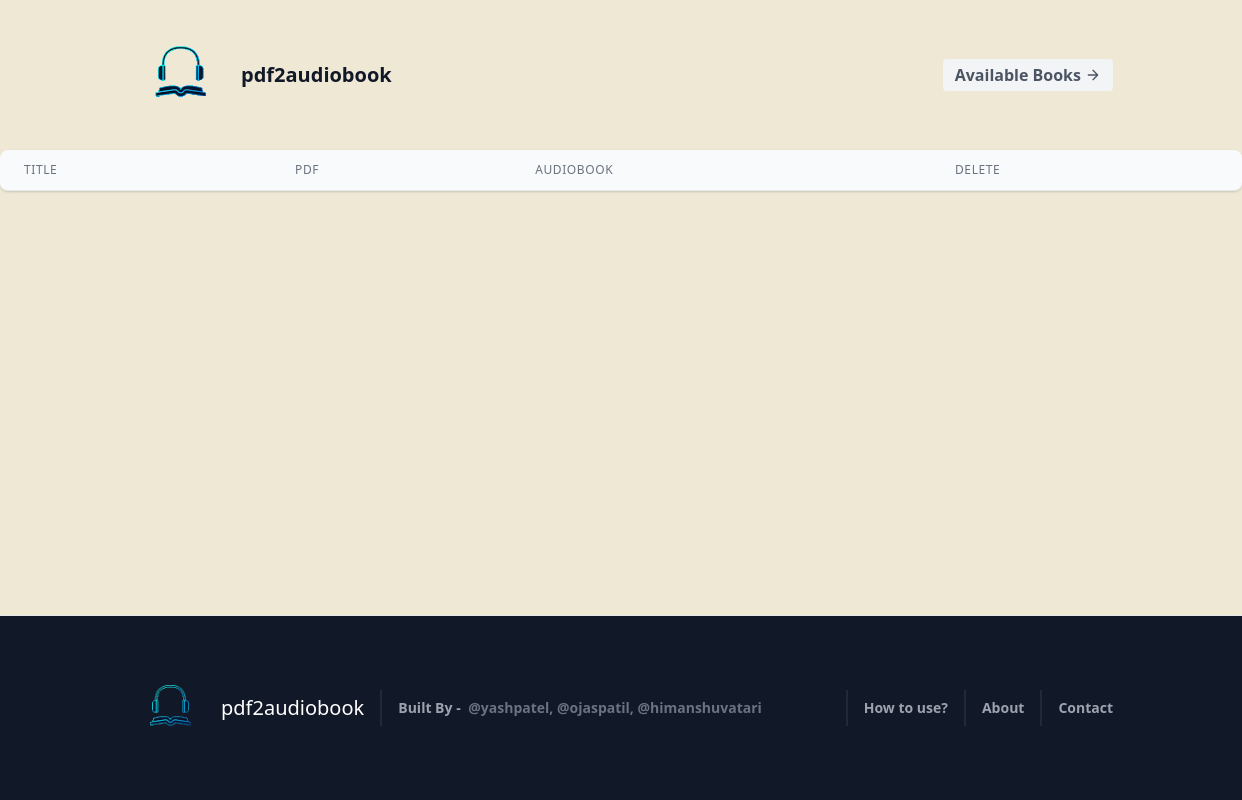
Before: /book/ with the older database file.
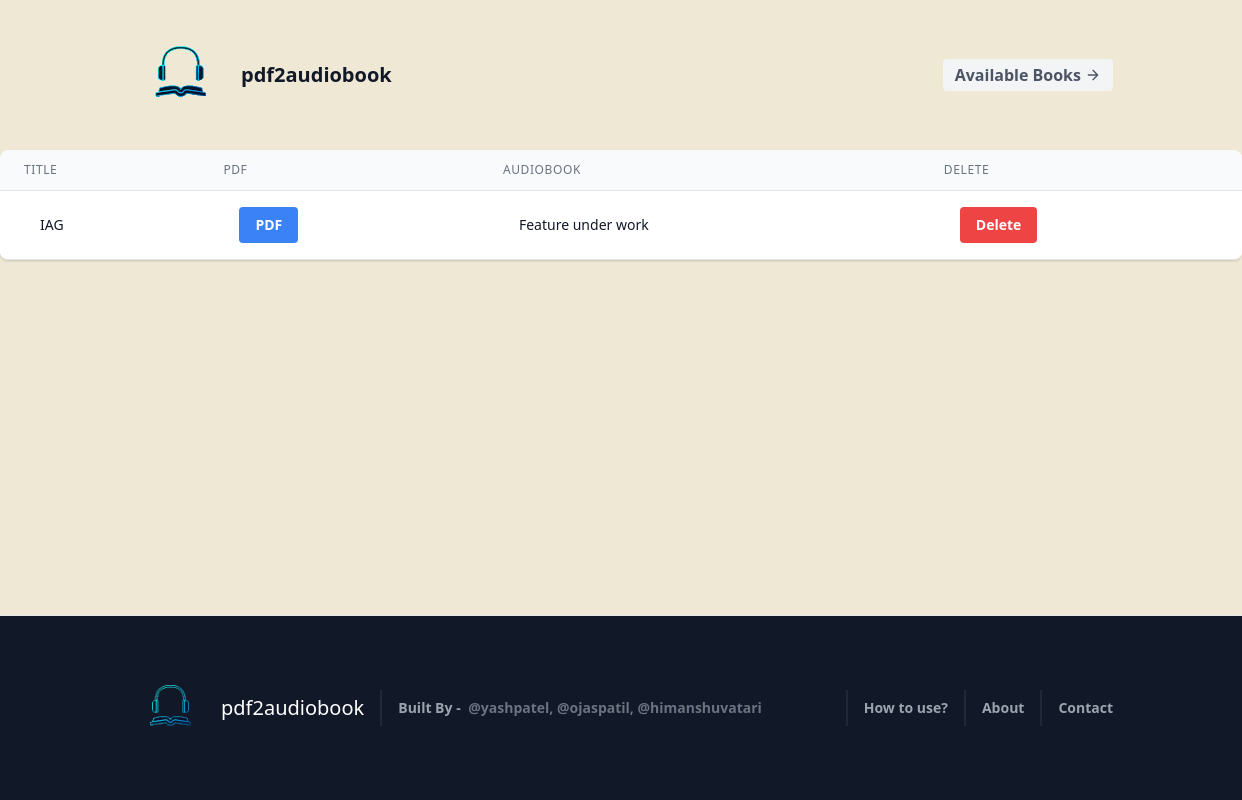
After: the same page with the newer database file.
### convert/models.py (models this page shows, shortened)
class Books(models.Model):
	title = models.CharField(max_length=100)
	file = models.FileField(upload_to='books')
	index = models.CharField(max_length=100, default="0: ")

### convert/views.py (the view)
# urls.py: path('book/', book_list, name = 'book-list'),
def book_list(request):
    books = Books.objects.all()
    return render(request, 'book_list.html', {'books': books})

### templates/book_list.html (shortened to what this page needs)
{% extends 'base.html' %}
{% block content %}
	<div class="flex flex-col">
		<div class="-my-2 overflow-x-auto sm:-mx-6 lg:-mx-8">
		<div class="py-2 align-middle inline-block min-w-full sm:px-6 lg:px-8">
			<div class="shadow overflow-hidden border-b border-gray-200 sm:rounded-lg">
			<table class="min-w-full divide-y divide-gray-200">
				<thead class="bg-gray-50">
				<tr>
					<th scope="col" class="px-6 py-3 text-left text-xs font-medium text-gray-500 uppercase tracking-wider">
						Title
					</th>
					<th scope="col" class="px-6 py-3 text-left text-xs font-medium text-gray-500 uppercase tracking-wider">
						PDF
					</th>
					<th scope="col" class="px-6 py-3 text-left text-xs font-medium text-gray-500 uppercase tracking-wider">
						AudioBook
					</th>
					<th scope="col" class="px-6 py-3 text-left text-xs font-medium text-gray-500 uppercase tracking-wider">
						Delete
					</th>
				</tr>
				</thead>
				<tbody class="bg-white divide-y divide-gray-200">
					{% for book in books %}
						<tr>
							<td class="px-6 py-4 whitespace-nowrap">
								<div class="flex items-center">
									<div class="ml-4">
										<div class="text-sm font-medium text-gray-900">
											{{ book.title }}
										</div>
									</div>
								</div>
							</td>
							<td class="px-6 py-4 whitespace-nowrap">
								<div class="flex items-center">
									<div class="ml-4">
										<a href="/media/{{ book.file }}" target="_blank" class="text-sm font-medium text-gray-900">
											<button class="bg-blue-500 hover:bg-blue-700 text-white font-bold py-2 px-4 rounded">
												PDF
											</button>
										</a>
									</div>
								</div>
							</td>
							<td class="px-6 py-4 whitespace-nowrap">
								<div class="flex items-center">
									<div class="ml-4">
										<div class="text-sm font-medium text-gray-900">
											Feature under work
										</div>
									</div>
								</div>
							</td>
							<td class="px-6 py-4 whitespace-nowrap">
								<div class="flex items-center">
									<div class="ml-4">
										<div class="text-sm font-medium text-gray-900">
											<form action="{% url 'book-delete' book.pk %}" method="post">
												<button type="submit" class="bg-red-500 hover:bg-red-700 text-white font-bold py-2 px-4 rounded">
													Delete
												</button>
											</form>
										</div>
									</div>
								</div>
							</td>
						</tr>
					{% endfor %}
				</tbody>
			</table>
			</div>
		</div>
		</div>
	</div>
{% endblock content %}

### templates/base.html (shortened to what this page needs)
{% load static %}
<!DOCTYPE html>
<html lang="en">
<head>
    <link href="https://unpkg.com/tailwindcss@^2/dist/tailwind.min.css" rel="stylesheet">
</head>
<body style="background-color: #eee8d5;">
    <div class="max-w-7xl mx-auto font-bold">
        {% include 'navbar.html' %}
        {% block content %}
        {% endblock content %}
    </div>
    {% include 'footer.html' %}
</body>
</html>

### templates/navbar.html (shortened to what this page needs)
{% load static %}
<header class="text-gray-600 body-font">
    <div class="container mx-auto flex flex-wrap p-5 flex-col md:flex-row items-center">
      <a class="flex title-font font-medium items-center text-gray-900 mb-4 md:mb-0" href = '/'>
        <img src="{% static 'icon.png' %}" alt="books" style = "width: 100px; height: auto;">
        <span class="ml-3 text-xl font-bold">pdf2audiobook</span>
      </a>
      <a href = "{% url 'book-list' %}" class="inline-flex items-center bg-gray-100 border-0 py-1 px-3 focus:outline-none hover:bg-gray-200 rounded text-base mt-4 md:mt-0">
          Available Books
        <svg fill="none" stroke="currentColor" stroke-linecap="round" stroke-linejoin="round" stroke-width="2" class="w-4 h-4 ml-1" viewBox="0 0 24 24">
          <path d="M5 12h14M12 5l7 7-7 7"></path>
        </svg>
      </a>
    </div>
  </header>

### templates/footer.html (shortened to what this page needs)
{% load static %}
<footer class="p-4 text-gray-400 bg-gray-900 body-font bottom-0 border-t font-bold"
	style="position: fixed; width: 100%;">
	<div class="container px-5 py-8 mx-auto flex items-center sm:flex-row flex-col">
		<a class="flex title-font font-medium items-center md:justify-start justify-center text-white">
			<img src="{% static 'icon.png' %}" alt="books" style="width: 80px; height: auto;">
			<span class="ml-3 text-xl">pdf2audiobook</span>
		</a>
		<p class="text-sm text-gray-400 sm:ml-4 sm:pl-4 sm:border-l-2 sm:border-gray-800 sm:py-2 sm:mt-0 mt-4">Built By
			-
			<a class="text-gray-500 ml-1" rel="noopener noreferrer">@yashpatel, @ojaspatil, @himanshuvatari</a>
		</p>
		<span class="inline-flex sm:ml-auto sm:mt-0 mt-4 justify-center sm:justify-start">
			<p class="text-sm text-gray-400 sm:ml-4 sm:pl-4 sm:border-l-2 sm:border-gray-800 sm:py-2 sm:mt-0 mt-4">
				<a href="/how_to_use">How to use?</a>
			</p>
			<p class="text-sm text-gray-400 sm:ml-4 sm:pl-4 sm:border-l-2 sm:border-gray-800 sm:py-2 sm:mt-0 mt-4">
				<a href="/about_us"> About </a>
			</p>
			<p class="text-sm text-gray-400 sm:ml-4 sm:pl-4 sm:border-l-2 sm:border-gray-800 sm:py-2 sm:mt-0 mt-4">
				<a href="/contact_us"> Contact </a>
			</p>
		</span>
	</div>
</footer>

Changed rows visible on the page:
added Books: title "IAG"
